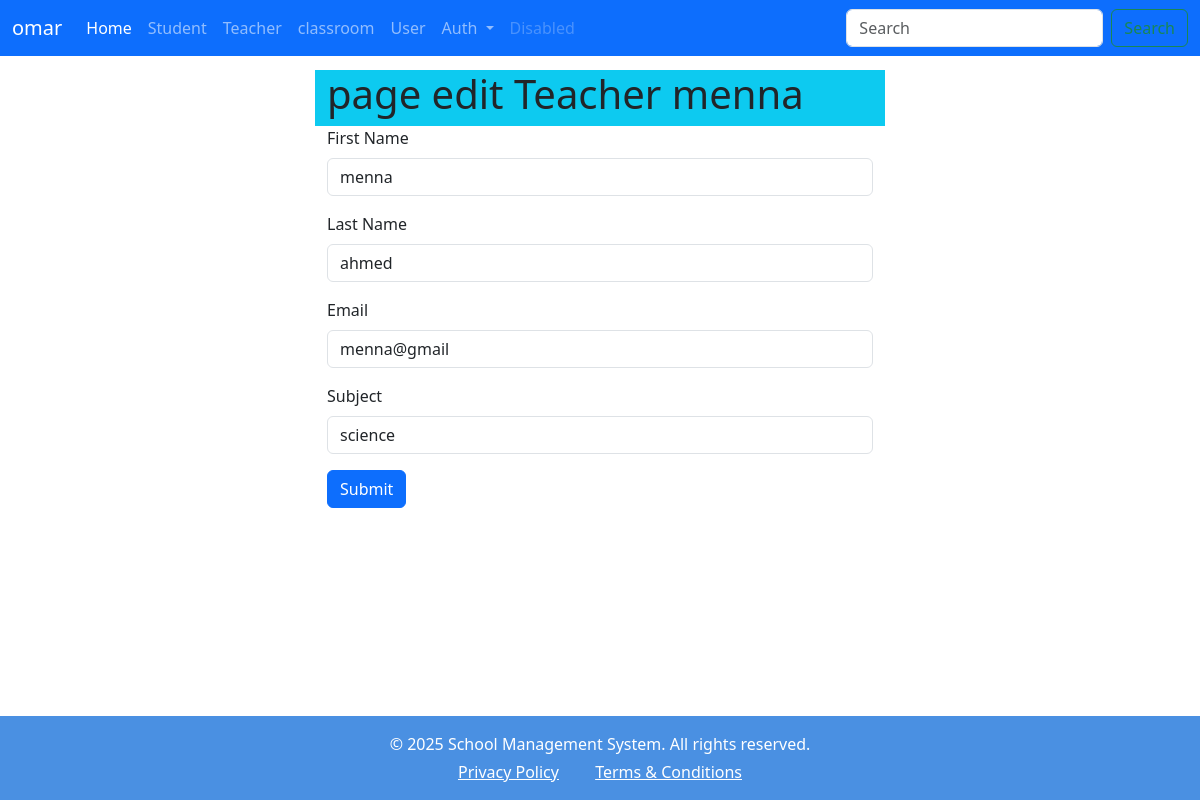
The page /teacher/edit.php?Id=7 (signed in) on the database its author committed.
### tables this page shows
CREATE TABLE `teachers` (
  `Id` int(11) NOT NULL,
  `first_name` varchar(50) DEFAULT NULL,
  `last_name` varchar(50) DEFAULT NULL,
  `email` varchar(100) DEFAULT NULL,
  `subject` varchar(100) DEFAULT NULL,
  `user_id` int(11) DEFAULT NULL
);

### conect.php (called while the page is built, shortened)
<?php
class Conect
{
    private $conn;
    public function __construct()
    {
        $this->conn = mysqli_connect(self::host_name, self::user_name, self::password, self::db);
    }
    public function selectOne($tableNmae, $id): array
    {
        $id=(int) $id;
        $s = "select * from $tableNmae where Id = $id  limit 1";
        $row = $this->conn->query($s);
        if ($row->num_rows > 0) {
            $data = $row->fetch_assoc();
            return $data;
        }
        return [];
    }
}

### teacher/edit.php (the view, shortened to what this page needs)
<?php
include_once "../header.php";
include_once "../conect.php";
 $conect=new Conect();
$teacher = $conect->selectOne('teachers', $_GET['Id']);
?>
<div class="row justify-content-center">
    <div class="col-6 bg-info">
        <h1>page edit Teacher <?php print  $teacher['first_name'] ?></h1>
    </div>
</div>
<div class="row justify-content-center">
    <div class="col-6">
        <form method="POST">
            <div class="mb-3">
                <label class="form-label">First Name</label>
                <input type="text" value="<?php print $teacher['first_name'] ?>" name='first_name' class="form-control">
            </div>
            <div class="mb-3">
                <label class="form-label">Last Name</label>
                <input type="text" value="<?php print $teacher['last_name'] ?>" class="form-control" name='last_name'>
            </div>
            <div class="mb-3">
                <label class="form-label">Email</label>
                <input type="email" value="<?php print $teacher['email'] ?>" name='email' class="form-control">
            </div>
            <div class="mb-3">
                <label class="form-label">Subject</label>
                <input type="text" value="<?php print $teacher['subject'] ?>" name='subject' class="form-control">
            </div>
            <button type="submit" class="btn btn-primary">Submit</button>
        </form>
    </div>
</div>
<?php
  include_once "../footer.php";
?>

### assets/style.css (style rules this page uses)
body { padding-top: 70px; }

### rows shown on the page
teachers: first_name "menna", last_name "ahmed", email "menna@gmail", subject "science"

### other values the page prints
$_SESSION['username'] "omar"
